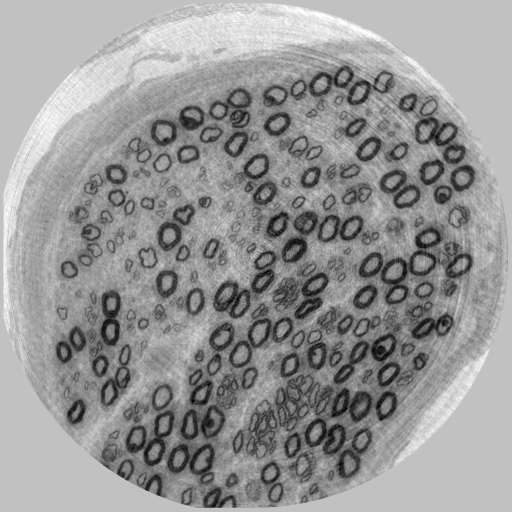
#> input picture data/NT2_0001.png, 1024 x 1024 px (shown at 1/2 size)
$ python resize_experiment.py
#> lines starting #> are read from the running program, lines starting #| are printed output that depends on the picture
import skimage.transform
import skimage.io
import cv2 as cv
import time


image = skimage.io.imread('../../data/NT2_0001.png').astype(float)/255.0
#> image: shape (1024, 1024) float64; min 0, max 1, mean 0.589


#%%
s = 0.68

t = time.time()
for i in range(10):
    imsc = skimage.transform.rescale(image, s, preserve_range=True)
    imsz = skimage.transform.resize(imsc, image.shape, preserve_range=True)
#> this loop made 10 passes
#> pass 1, `imsc = skimage.transform.rescale(image, s, preserve_range=True)`:
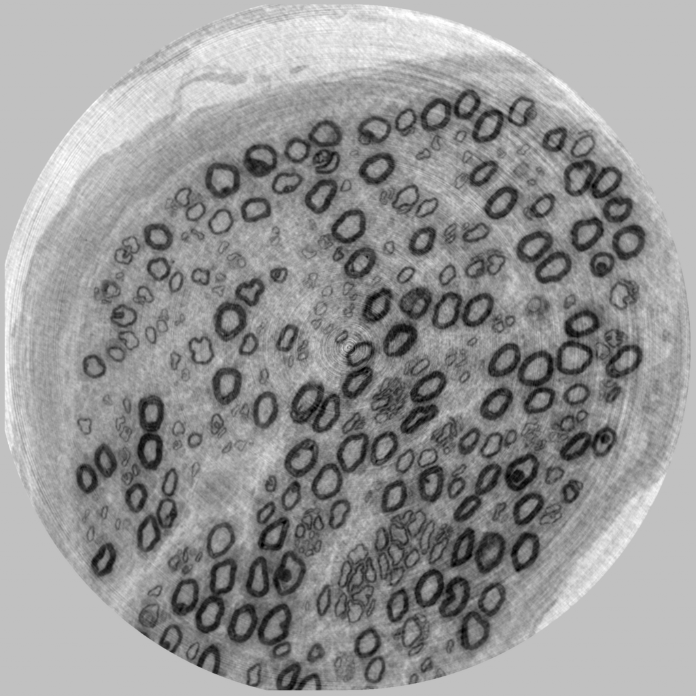
#> imsc: shape (696, 696) float64; min 2.19e-06, max 1, mean 0.589
print(time.time()-t)


t = time.time()
for i in range(10):
    imsc_cv = cv.resize(image, [int(s*sh) for sh in image.shape], interpolation = cv.INTER_CUBIC)
    imsz_cv = cv.resize(imsc_cv, image.shape, interpolation = cv.INTER_LINEAR)
print(time.time()-t)

#%%

#print(abs(imsc - imsc_cv).max())

#> (the run stopped early here; a loop or call above may not have finished)

$ run again, with data/NT2_0512.png copied over data/NT2_0001.png
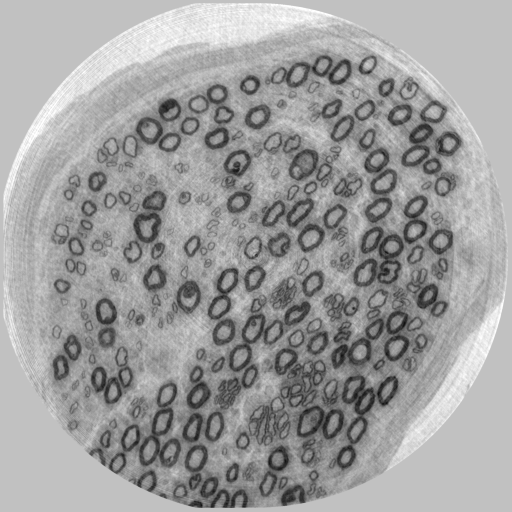
#> input picture data/NT2_0512.png, 1024 x 1024 px (shown at 1/2 size)
#> the loop `for i in range(10):` made 10 passes
#> pass 1, `imsc = skimage.transform.rescale(image, s, preserve_range=True)`:
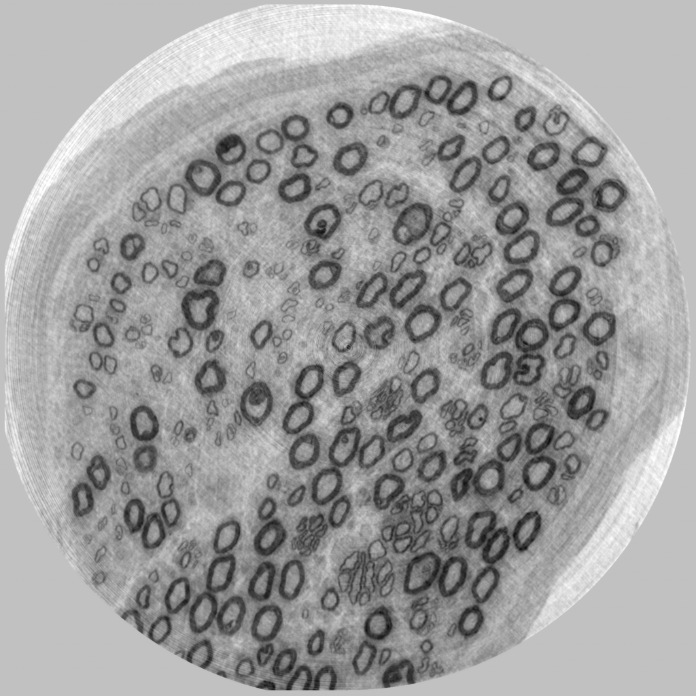
#> imsc: shape (696, 696) float64; min 0.0512, max 1, mean 0.619
